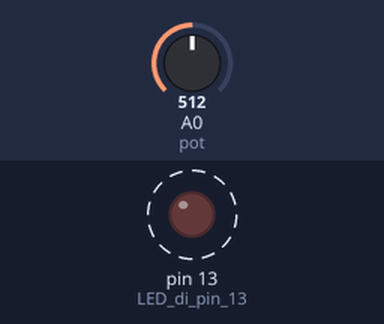
This sketch was run on a simulated Arduino Uno, built with avr-gcc and run on an emulated ATmega328P. On the bench: output pins drawn as LEDs (lit = HIGH). Dashed ring = blinking. Inputs (shaded band) come from the test bench; at power-on: A0 (pot) = 512.

Above: at 1.9 s.
2.0 s: A0 (pot) set to 122
At 2.71 s:
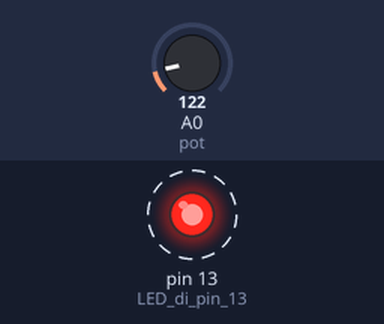
5.5 s: A0 (pot) set to 0
At 5.76 s:
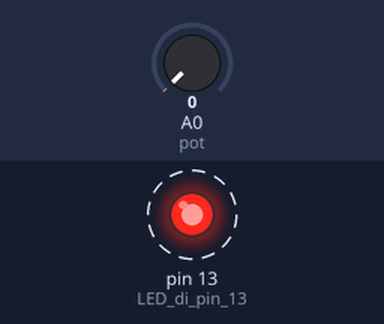
Timing chart, 0 to 15.0 s (numbered marks = the images above; inputs shaded):
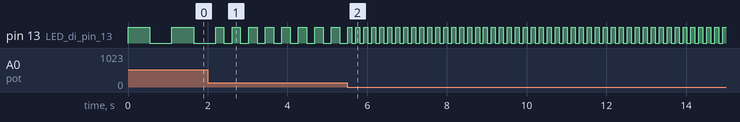

The sketch:

sketch.ino
```cpp
void setup() {
  pinMode(13, OUTPUT); // LED di pin 13
}

void loop() {
  int pot = analogRead(A0); // Baca nilai potensiometer 0–1023
  int jeda = map(pot, 0, 1023, 100, 1000); // Ubah ke delay 100-1000 ms

  digitalWrite(13, HIGH); // LED nyala
  delay(jeda);            // Tunggu jeda
  digitalWrite(13, LOW);  // LED mati
  delay(jeda);            // Tunggu jeda
}
```

Measured:
- after the input at 2.0 s, pin 13 (LED_di_pin_13): alternates HIGH for 0.21 s and LOW for 0.21 s, starting after 0.41 s
- after the input at 5.5 s, pin 13 (LED_di_pin_13): alternates HIGH for 0.10 s and LOW for 0.10 s, starting after 0.11 s
- by itself, pin 13 (LED_di_pin_13): alternates HIGH for 0.55 s and LOW for 0.55 s
